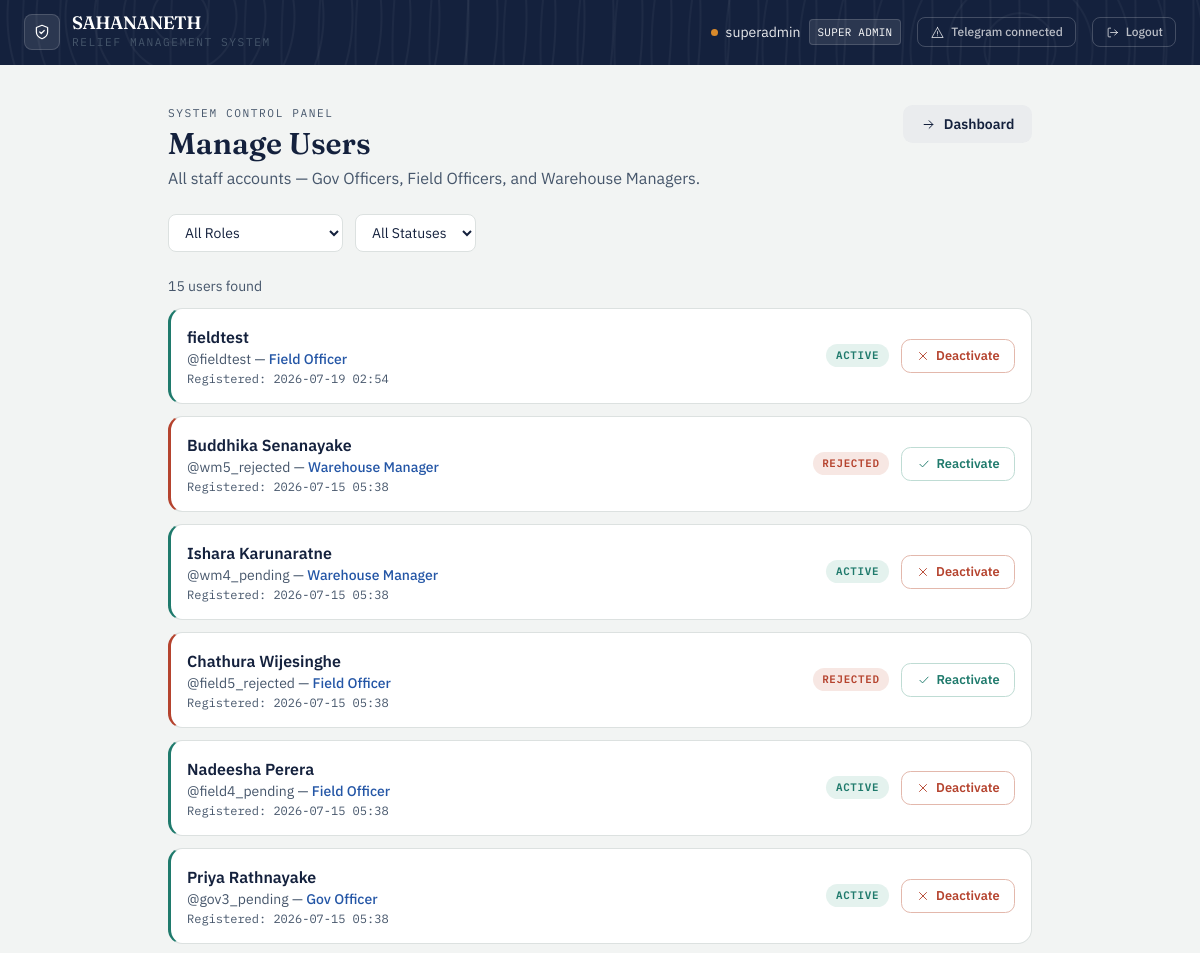
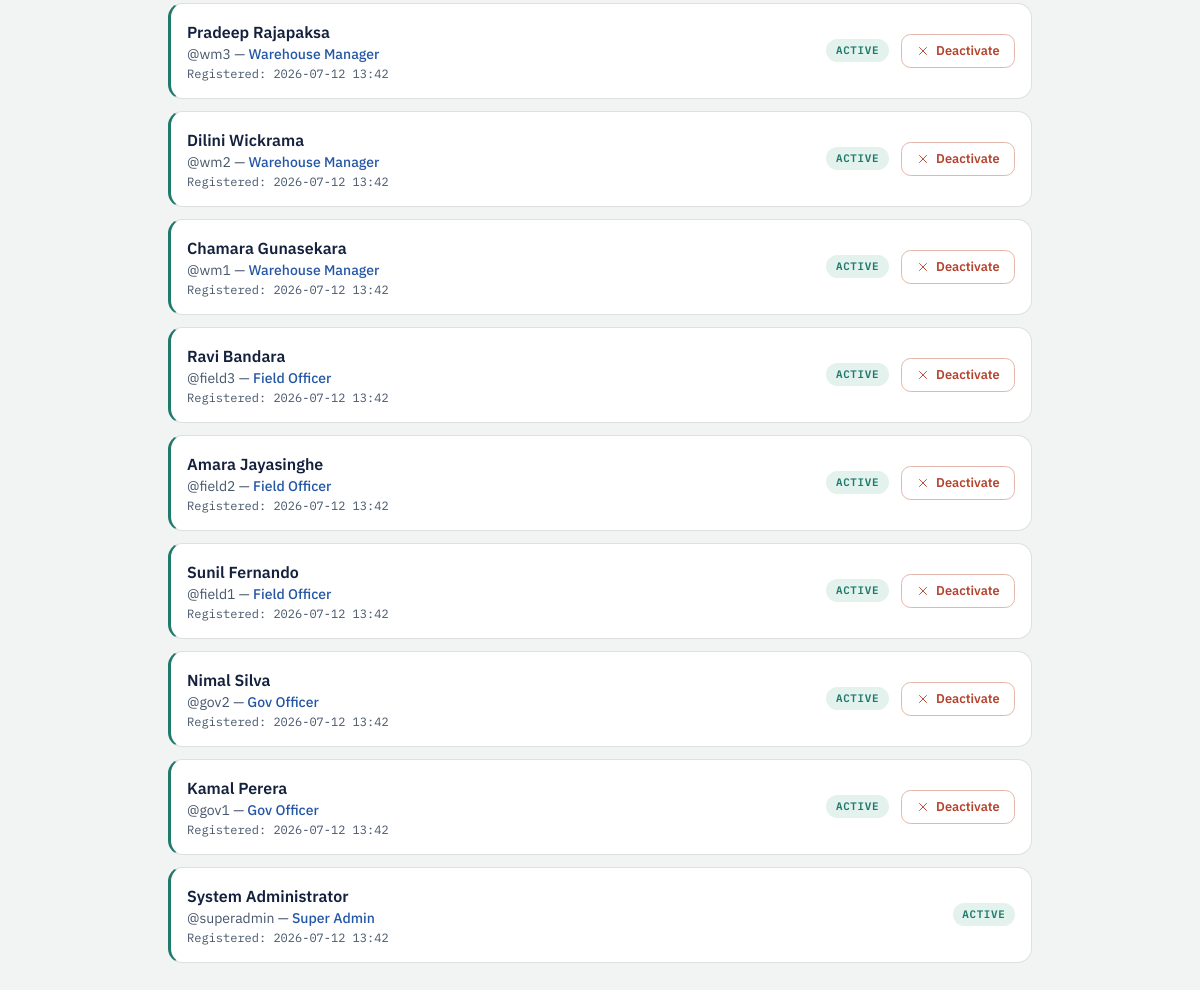
Page /admin/users (signed in) on the committed database (2 pictures, top to bottom).
### app/models/user.py (models this page shows, shortened)
class User(UserMixin, db.Model):
    __tablename__ = 'users'
    id = db.Column(db.Integer, primary_key=True)
    username = db.Column(db.String(80), unique=True, nullable=False)
    full_name = db.Column(db.String(150), nullable=True)
    password_hash = db.Column(db.String(256), nullable=False)
    role_level = db.Column(
    db.Enum('super_admin', 'gov_officer', 'field_officer',
            'warehouse_manager', 'citizen',
            name='user_role_enum'),
    nullable=False
)
    status = db.Column(
        db.Enum('pending', 'active', 'needs_verification', 'verified', 'rejected',name='user_status_enum'),
        default='pending',
        nullable=False
    )
    assigned_node_id = db.Column(db.Integer, nullable=True)
    created_at = db.Column(db.DateTime, default=datetime.utcnow)
    telegram_chat_id = db.Column(db.String(64), unique=True, nullable=True)
    telegram_linked_at = db.Column(db.DateTime, nullable=True)
    notify_opt_in = db.Column(db.Boolean, default=True, nullable=False)
    country = db.Column(db.String(100), nullable=True)
    region = db.Column(db.String(100), nullable=True)   # state / province / district
    city = db.Column(db.String(100), nullable=True)
    latitude = db.Column(db.Float, nullable=True)
    longitude = db.Column(db.Float, nullable=True)
    location_updated_at = db.Column(db.DateTime, nullable=True)
    @property
    def telegram_linked(self):
        return self.telegram_chat_id is not None

### app/routes/super_admin.py (the view)
@admin_bp.route('/users')
@login_required
@role_required('super_admin')
def users():
    role_filter = request.args.get('role', '')
    status_filter = request.args.get('status', '')
    query = User.query.filter(User.role_level != 'citizen')
    if role_filter:
        query = query.filter_by(role_level=role_filter)
    if status_filter:
        query = query.filter_by(status=status_filter)
    all_users = query.order_by(User.created_at.desc()).all()
    return render_template('super_admin/users.html',
                           users=all_users,
                           role_filter=role_filter,
                           status_filter=status_filter)

### app/models/user.py (called while the page is built)
@login_manager.user_loader
def load_user(user_id):
    return User.query.get(int(user_id))

### app/utils.py (called while the page is built)
def role_required(*roles):
    def decorator(f):
        @wraps(f)
        def decorated_function(*args, **kwargs):
            if not current_user.is_authenticated:
                abort(401)
            if current_user.role_level not in roles:
                abort(403)
            return f(*args, **kwargs)
        return decorated_function
    return decorator

### app/templates/super_admin/users.html (shortened to what this page needs)
{% extends "base.html" %}
{% block content %}
<div class="mx-auto mt-10 max-w-4xl px-4 pb-16">
    <div class="mb-6 flex flex-wrap items-start justify-between gap-3">
        <div>
            <div class="eyebrow">System Control Panel</div>
            <h1 class="mt-1 font-display text-3xl font-semibold text-ink">Manage Users</h1>
            <p class="mt-1 text-slate">All staff accounts — Gov Officers, Field Officers, and Warehouse Managers.</p>
        </div>
        <a href="/auth/dashboard" class="btn-ghost inline-flex items-center gap-2">
            <svg class="icon" style="width:15px;height:15px"><use href="#icon-arrow-right"/></svg>
            Dashboard
        </a>
    </div>
    <form method="GET" action="/admin/users" class="mb-6 flex flex-wrap gap-3">
        <select name="role" onchange="this.form.submit()"
            class="rounded-lg border border-line bg-white px-3 py-2 text-sm text-ink">
            <option value="">All Roles</option>
        </select>
        <select name="status" onchange="this.form.submit()"
            class="rounded-lg border border-line bg-white px-3 py-2 text-sm text-ink">
            <option value="">All Statuses</option>
        </select>
    </form>
    <p class="mb-3 text-sm text-slate">{{ users|length }} user{{ 's' if users|length != 1 }} found</p>
    {% if users %}
    <div class="space-y-3">
        {% for user in users %}
        <div class="ledger-card p-4 flex flex-wrap items-center justify-between gap-3
            {% if user.status == 'pending' %}tone-amber
            {% elif user.status == 'active' %}tone-relief
            {% else %}tone-rust{% endif %}">
            <div>
                <p class="font-semibold text-ink">{{ user.full_name or user.username }}</p>
                <p class="text-sm text-slate">
                    @{{ user.username }} —
                    <span class="font-medium text-civic">
                        {{ user.role_level.replace('_', ' ').title() }}
                    </span>
                </p>
                <p class="mt-0.5 font-mono text-xs text-slate">
                    Registered: {{ user.created_at.strftime('%Y-%m-%d %H:%M') }}
                </p>
            </div>
            <div class="flex items-center gap-3">
                <span class="status-pill status-{{ user.status }}">{{ user.status }}</span>
                {% if user.status == 'pending' %}
                <a href="/admin/approve/user/{{ user.id }}" class="btn-approve flex items-center gap-1.5">
                    <svg class="icon" style="width:14px;height:14px"><use href="#icon-check"/></svg>
                    Approve
                </a>
                <a href="/admin/reject/user/{{ user.id }}" class="btn-danger flex items-center gap-1.5">
                    <svg class="icon" style="width:14px;height:14px"><use href="#icon-x"/></svg>
                    Reject
                </a>
                {% elif user.id != current_user.id %}
                <a href="/admin/users/toggle/{{ user.id }}"
                    class="{% if user.status == 'active' %}btn-danger{% else %}btn-approve{% endif %} flex items-center gap-1.5">
                    {% if user.status == 'active' %}
                    <svg class="icon" style="width:14px;height:14px"><use href="#icon-x"/></svg>
                    Deactivate
                    {% else %}
                    <svg class="icon" style="width:14px;height:14px"><use href="#icon-check"/></svg>
                    Reactivate
                    {% endif %}
                </a>
                {% endif %}
            </div>
        </div>
        {% endfor %}
    </div>
    {% else %}
    <div class="ledger-card tone-relief p-6 text-center text-slate">
        No users match these filters.
    </div>
    {% endif %}
</div>
{% endblock %}

### app/templates/base.html (shortened to what this page needs)
<!DOCTYPE html>
<html lang="en">
<head>
    <link rel="stylesheet" href="{{ url_for('static', filename='css/tailwind.css') }}">
</head>
<body class="min-h-screen text-ink">
{% if current_user.is_authenticated %}
<nav class="contour-bg text-white px-6 py-3.5 flex justify-between items-center">
    <div class="flex items-center gap-3">
        <div class="w-9 h-9 rounded-lg bg-white/10 border border-white/15 flex items-center justify-center">
            <svg class="icon text-white"><use href="#icon-shield"/></svg>
        </div>
        <div>
            <div class="font-display font-semibold text-lg leading-none tracking-tight">SAHANANETH</div>
            <div class="eyebrow text-white/50 mt-0.5">Relief Management System</div>
        </div>
    </div>
    <div class="flex gap-4 items-center text-sm">
        <div class="flex items-center gap-2">
            <span class="badge-dot bg-amber"></span>
            <span class="text-white/90">{{ current_user.username }}</span>
            <span class="font-mono text-[0.68rem] tracking-wide uppercase bg-white/10 border border-white/15 px-2 py-0.5 rounded">
                {{ current_user.role_level.replace('_', ' ').title() }}
            </span>
        </div>
        <a href="/auth/telegram/connect" class="flex items-center gap-1.5 text-white/70 hover:text-white border border-white/20 hover:border-white/40 px-3 py-1.5 rounded-lg transition">
            <svg class="icon" style="width:15px;height:15px"><use href="#icon-alert"/></svg>
            <span class="text-xs font-medium">{{ 'Telegram connected' if current_user.telegram_linked else 'Connect Telegram' }}</span>
        </a>
        <a href="/auth/logout" class="flex items-center gap-1.5 text-white/70 hover:text-white border border-white/20 hover:border-white/40 px-3 py-1.5 rounded-lg transition">
            <svg class="icon" style="width:15px;height:15px"><use href="#icon-logout"/></svg>
            <span class="text-xs font-medium">Logout</span>
        </a>
    </div>
</nav>
{% endif %}
<main class="{% block main_class %}{% endblock %}">
    {% block content %}{% endblock %}
</main>
</body>
</html>

### rows in the picture
User: username "superadmin", role_level.replace "SUPER ADMIN", full_name "System Administrator", role_level.replace "Super Admin", created_at "2026-07-12 13:42", status "ACTIVE"
User: full_name+username "fieldtest", username "fieldtest", role_level.replace "Field Officer", created_at "2026-07-19 02:54", status "ACTIVE", shows "Deactivate"
User: full_name "Buddhika Senanayake", username "wm5_rejected", role_level.replace "Warehouse Manager", created_at "2026-07-15 05:38", status "REJECTED", shows "Reactivate"
User: full_name "Ishara Karunaratne", username "wm4_pending", role_level.replace "Warehouse Manager", created_at "2026-07-15 05:38", status "ACTIVE", shows "Deactivate"
User: full_name "Chathura Wijesinghe", username "field5_rejected", role_level.replace "Field Officer", created_at "2026-07-15 05:38", status "REJECTED", shows "Reactivate"
User: full_name "Nadeesha Perera", username "field4_pending", role_level.replace "Field Officer", created_at "2026-07-15 05:38", status "ACTIVE", shows "Deactivate"
User: full_name "Priya Rathnayake", username "gov3_pending", role_level.replace "Gov Officer", created_at "2026-07-15 05:38", status "ACTIVE", shows "Deactivate"
User: full_name "Pradeep Rajapaksa", username "wm3", role_level.replace "Warehouse Manager", created_at "2026-07-12 13:42", status "ACTIVE", shows "Deactivate"
User: full_name "Dilini Wickrama", username "wm2", role_level.replace "Warehouse Manager", created_at "2026-07-12 13:42", status "ACTIVE", shows "Deactivate"
User: full_name "Chamara Gunasekara", username "wm1", role_level.replace "Warehouse Manager", created_at "2026-07-12 13:42", status "ACTIVE", shows "Deactivate"
User: full_name "Ravi Bandara", username "field3", role_level.replace "Field Officer", created_at "2026-07-12 13:42", status "ACTIVE", shows "Deactivate"
User: full_name "Amara Jayasinghe", username "field2", role_level.replace "Field Officer", created_at "2026-07-12 13:42", status "ACTIVE", shows "Deactivate"
User: full_name "Sunil Fernando", username "field1", role_level.replace "Field Officer", created_at "2026-07-12 13:42", status "ACTIVE", shows "Deactivate"
User: full_name "Nimal Silva", username "gov2", role_level.replace "Gov Officer", created_at "2026-07-12 13:42", status "ACTIVE", shows "Deactivate"
User: full_name "Kamal Perera", username "gov1", role_level.replace "Gov Officer", created_at "2026-07-12 13:42", status "ACTIVE", shows "Deactivate"

### other values in the picture
{{ users|length }} "15"
{{ 's' if users|length != 1 }} "s"
